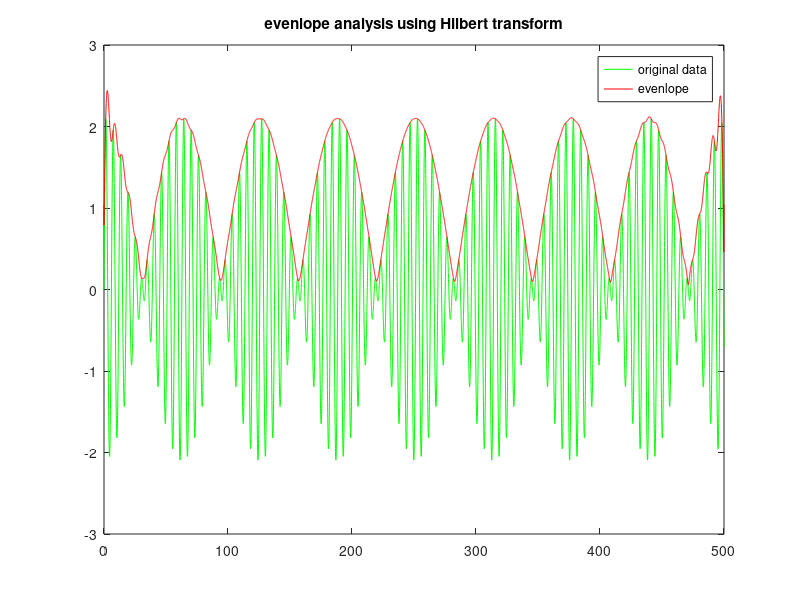

Recreate this plot in MATLAB.
clear;clc;
t = 0:.05:500;
x0 = sin(t)+1.1.*sin(1.1*t); % signal data
x1=hilbert(x0); % hilbert data, x1=x0+i*xh
plot(t,x0,'g',t,abs(x1),'r');
title('evenlope analysis using Hilbert transform');
legend('original data','evenlope');
